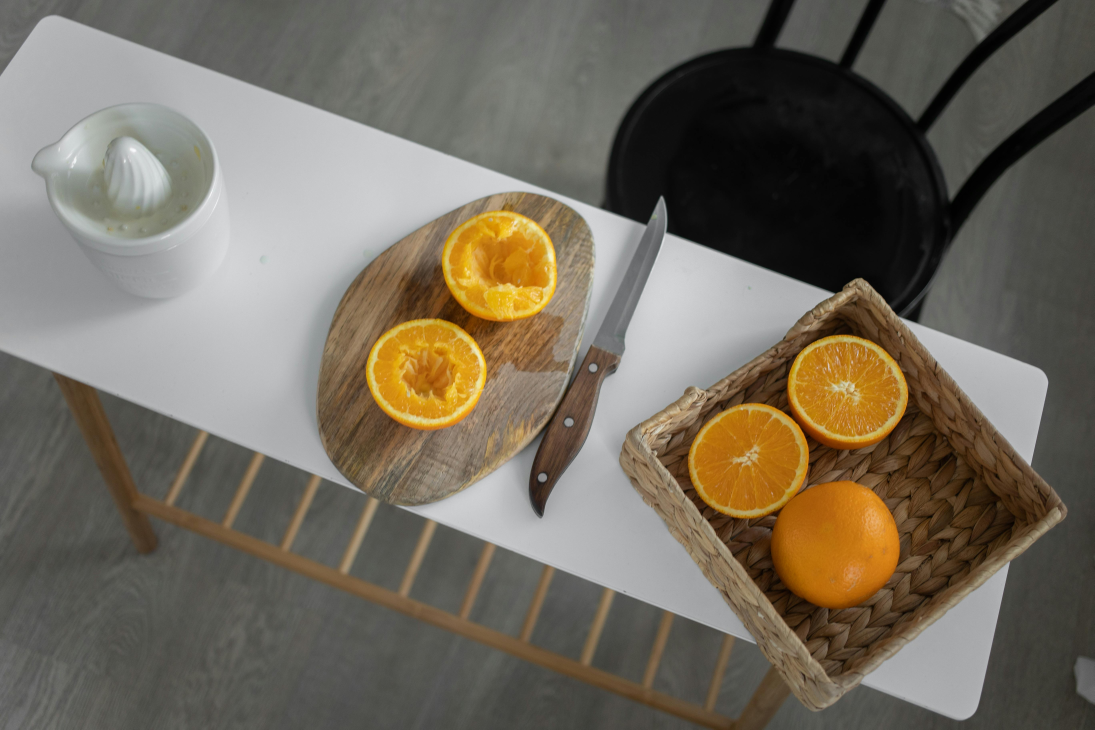
#> input picture CVL_Assignment02/jeruk1.jpg, 5472 x 3648 px (shown at 1/5 size); the run also reads 1 picture not shown here
$ jupyter execute --allow-errors CVL_Assignment02.ipynb
#> lines starting #> are read from the running program, lines starting #| are printed output that depends on the picture; after the words box and inside, x2 and y2 are one past the last pixel; in counts of white or black regions, pixels touching at a corner belong together
**2nd Assignment - Penglihatan Komputer dan Analisis Citra** <br>
**Farsya Nabila Tori [24/543855/PA/23113]**

*Implement one of the object detection methods to solve certain problem without using library. Give analysis of your results in term of accuracy and IoU.*

##**Object Detection**

Pada piramida pemrosesan informasi dalam *computer vision,* deteksi termasuk tahap paling dasar atau yang pertama untuk dilakukan. Tujuannya adalah untuk mengetahui eksistensi objek, lokasi objek, dan jumlahnya. Setelah deteksi, secara berurutan, dilakukan klasifikasi, rekognisi, identifikasi, dan analisis. <br> <br>
Jenis metode deteksi bergantung pada jenis objeknya dan berdasarkan hal tersebut, ia setidaknya terbagi menjadi tiga jenis, yakni <br>
**(1) Segmentasi:** digunakan untuk objek yang sifatnya homogen dan menghasilkan luaran berupa ROI (Region of Interest) dengan bentuk yang tidak pasti. Misal, dilakukannya deteksi pada tumor, jerawat, jeruk, eritrosit, dan api yang hanya memiliki beberapa warna untuk jenisnya (homogen). <br>
**(2) Sliding Window:** digunakan untuk objek yang karakteristiknya heterogen, seperti warnanya yang bervariasi. Luarannya berupa Object of Interest (OII) atau bounding box. Misalnya, sliding window pada ikan karena warnanya yang sangat bervariasi dan tidak pasti. <br>
**(3) Background Modeling:** digunakan pada objek yang bergerak dan luarannya dapat berupa OII ataupun ROI. Misalnya, untuk pendeteksian orang, ikan, ombak, api, dan lainnya. <br> <br> Pada tugas kali ini, dilakukan deteksi objek menggunakan segmentasi, yakni sebagai berikut.

###**Segmentasi**

Dilakukan dengan pipeline berupa: **Input → Thresholding → Binary Image → CCL → Bounding Box.** <br>

*  **Thresholding + Binary Image:** bagian segmentasi yang memisahkan *foreground* dan *background* dengan mengklasifikasi piksel satu per satu *(pixel-based).*
*   **CCL:** bagian dari segmentasi yang mengelompokkan piksel *foreground* yang terkoneksi menjadi satu region.
*   **Bounding Box:** hasil deteksi objek yang berupa lokasi objek, jumlah objek, dan posisi sentroid. <br>

Segmentasi dilakukan pada dua jenis buah, yakni jeruk dan pisang. Pada gambar jeruk, ia akan diuji pada dua jenis latar belakang, yakni (1) background kompleks; (2) background kontras.

#### **Jeruk**

Pada gambar jeruk ini, tantangannya terletak pada *background* yang cukup kompleks, yakni adanya jeruk utuh, jeruk terbelah dua, dan jeruk yang sudah dimakan, terletak di atas talenan cokelat-oranye, mirip jeruk. Ground Truth (GT) pada gambar ini dibagi menjadi lima objek, yaitu
*   GT1: jeruk belah atas  (talenan)
*   GT2: jeruk belah bawah (talenan)
*   GT3: jeruk belah atas (keranjang)
*   GT4: jeruk belah bawah (keranjang)
*   GT5: jeruk utuh (keranjang) <br> <br>
  <br>

[cell 1]
import urllib.request
import numpy as np
from PIL import Image
import matplotlib.pyplot as plt
import matplotlib.patches as patches
from matplotlib.lines import Line2D

URL        = "https://drive.google.com/uc?export=download&id=1kQbmgiwa00iuDcsRTsVhfxGpmZH7te1S"
IMAGE_PATH = "jeruk1.jpg"
urllib.request.urlretrieve(URL, IMAGE_PATH)
#> (this line was passed over: the network is not available in this run)
#> in main, pil is the input picture: PIL image 5472x3648 RGB; mean R, G, B 114.6, 107, 93.8
#|     Ukuran: 800 × 533 piksel
print("File tersimpan sebagai:", IMAGE_PATH)

# Bounding box [x1, y1, x2, y2]
GT_BOXES = [
    [278, 68,  412, 218],   # GT1
    [240, 215, 385, 358],   # GT2
    [543, 185, 672, 330],   # GT3
    [498, 293, 638, 422],   # GT4
    [535, 400, 668, 532],   # GT5
]
GT_LABELS = [
    "Jeruk belah atas (talenan)",
    "Jeruk belah bawah (talenan)",
    "Jeruk belah atas (keranjang)",
    "Jeruk belah bawah (keranjang)",
    "Jeruk utuh (keranjang)",
]

# (1) RGB → HSV
def rgb_to_hsv(img_rgb):
    r = img_rgb[:,:,0] / 255.0
    g = img_rgb[:,:,1] / 255.0
    b = img_rgb[:,:,2] / 255.0
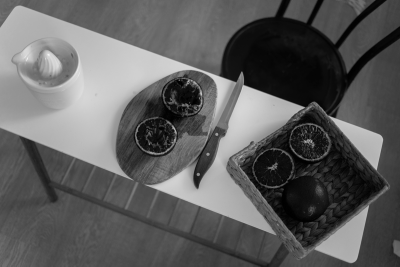
#> b: shape (533, 800) float64 (shown at 1/2 size); min 0, max 0.984, mean 0.368

    Cmax  = np.maximum(np.maximum(r, g), b)
    Cmin  = np.minimum(np.minimum(r, g), b)
    delta = Cmax - Cmin
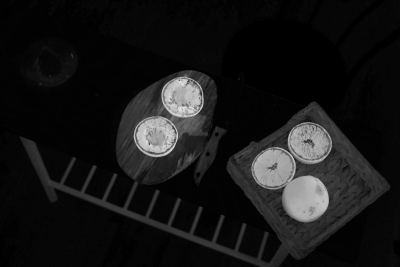
#> delta: shape (533, 800) float64 (shown at 1/2 size); min 0, max 0.922, mean 0.0893

    V = Cmax
    S = np.where(Cmax > 0, delta / Cmax, 0.0)
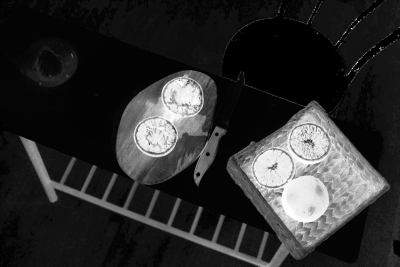
#> S: shape (533, 800) float64 (shown at 1/2 size); min 0, max 1, mean 0.178

    H   = np.zeros_like(V)
    m_r = (Cmax == r) & (delta > 0)
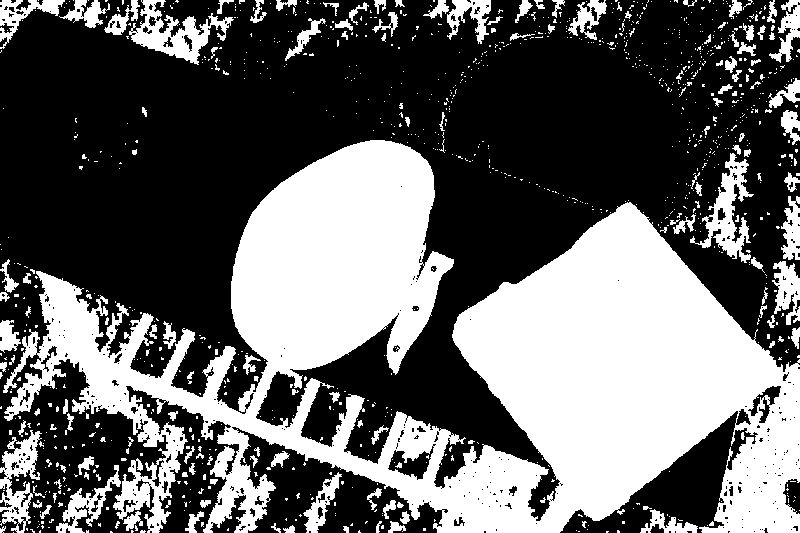
#> m_r: shape (533, 800) bool; 39.3% white; 1069 white regions (922 under 20 px), largest, box (x1, y1, x2, y2) and area: (3, 140, 800, 533) 139330, (129, 0, 234, 65) 2520, (690, 153, 754, 263) 2303
    m_g = (Cmax == g) & (delta > 0)
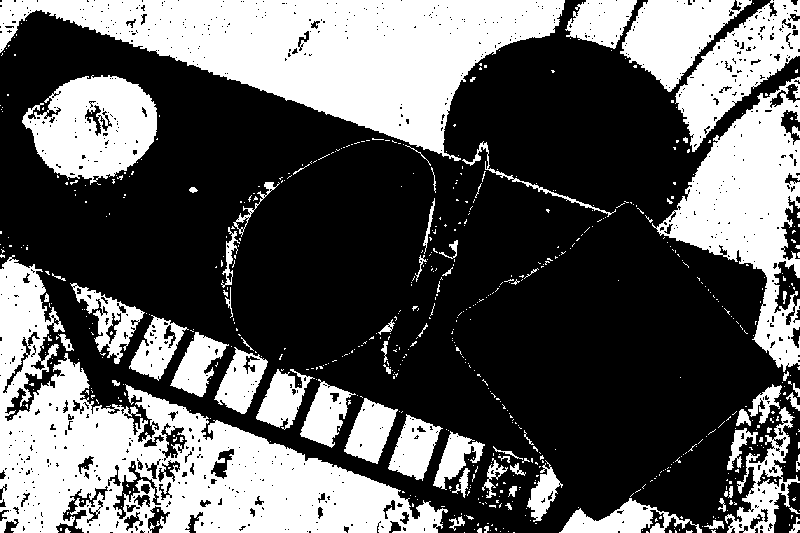
#> m_g: shape (533, 800) bool; 37% white; 652 white regions (580 under 20 px), largest, box (x1, y1, x2, y2) and area: (0, 255, 448, 533) 43965, (0, 0, 565, 161) 40704, (652, 77, 800, 372) 17375
    m_b = (Cmax == b) & (delta > 0)
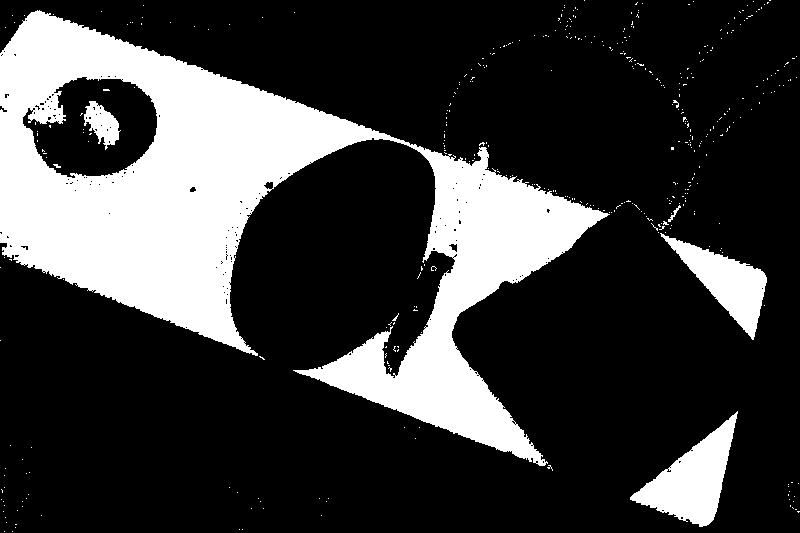
#> m_b: shape (533, 800) bool; 23.7% white; 418 white regions (412 under 20 px), largest, box (x1, y1, x2, y2) and area: (0, 10, 610, 466) 89811, (630, 411, 738, 527) 5331, (660, 233, 767, 340) 4060, (84, 101, 121, 150) 948, (668, 205, 681, 222) 52, (673, 100, 679, 108) 21
    H[m_r] = (60 * ((g[m_r] - b[m_r]) / delta[m_r]) % 360) / 360
    H[m_g] = (60 * ((b[m_g] - r[m_g]) / delta[m_g] + 2) % 360) / 360
    H[m_b] = (60 * ((r[m_b] - g[m_b]) / delta[m_b] + 4) % 360) / 360
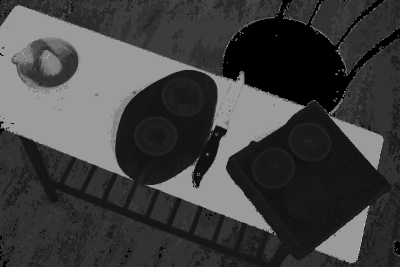
#> H: shape (533, 800) float64 (shown at 1/2 size); min 0, max 0.972, mean 0.25
    return H, S, V


# (2) HSV Color Thresholding
def color_threshold(H, S, V, h_min=0.028, h_max=0.115, s_min=0.72, v_min=0.30):
#> called with h_min = 0.028, h_max = 0.115, s_min = 0.72, v_min = 0.3
    return ((H >= h_min) & (H <= h_max) &
            (S >= s_min) & (V >= v_min)).astype(np.uint8)
#> returned value: shape (533, 800); values 0 (black) and 1 (white), 5.3% white; 195 white regions (180 under 20 px), largest, box (x1, y1, x2, y2) and area: (497, 247, 664, 446) 12295, (581, 250, 658, 319) 3314, (273, 237, 351, 306) 2855
#|     Piksel foreground: 22,675 / 426,400


# (3) Morphological Operations
def erode(binary, k=3):
#> called with k = 5
    H, W = binary.shape; p = k // 2
    out  = np.zeros_like(binary)
    for y in range(p, H - p):
        for x in range(p, W - p):
            if binary[y-p:y+p+1, x-p:x+p+1].sum() == k * k:
                out[y, x] = 1
#> out: shape (533, 800); values 0 (black) and 1 (white), 2.9% white; 39 white regions (23 under 20 px), largest, box (x1, y1, x2, y2) and area: (566, 353, 656, 443) 5515, (510, 302, 583, 371) 3167, (350, 172, 398, 208) 1191
    return out

def dilate(binary, k=3):
#> called with k = 5
    H, W = binary.shape; p = k // 2
    out  = np.zeros_like(binary)
    for y in range(p, H - p):
        for x in range(p, W - p):
            if binary[y-p:y+p+1, x-p:x+p+1].sum() > 0:
                out[y, x] = 1
#> out: shape (533, 800); values 0 (black) and 1 (white), 4.3% white; 23 white regions, largest, box (x1, y1, x2, y2) and area: (564, 351, 658, 445) 6567, (508, 300, 585, 373) 4167, (348, 170, 400, 210) 1651
    return out

def opening(binary, k=5):
    return dilate(erode(binary, k), k)

def closing(binary, k=7):
    return erode(dilate(binary, k), k)
#> call 2 of dilate, with k = 7
#> after the loop in dilate (call 2), `for y in range(p, H - p):`:
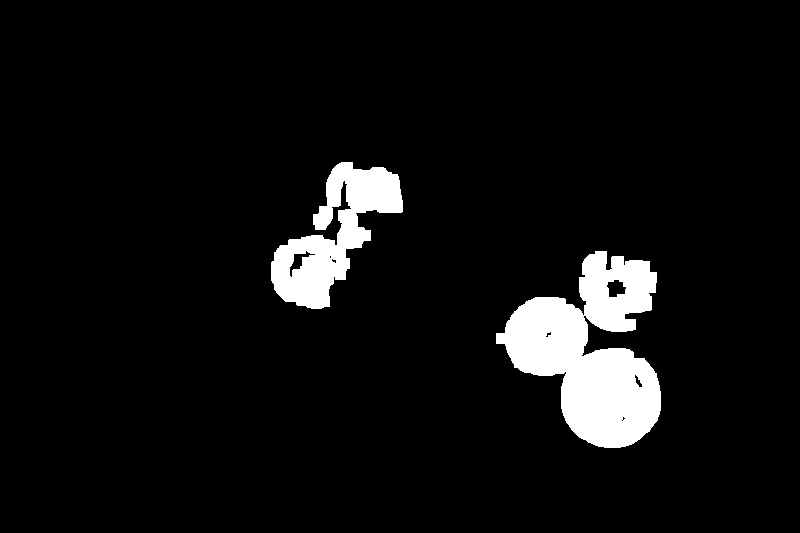
#> out: shape (533, 800); values 0 (black) and 1 (white), 6.1% white; 2 white regions, box (x1, y1, x2, y2) and area: (496, 251, 661, 448) 17770, (271, 162, 403, 309) 8426
#> (the rest of the program and of its run is left out)
